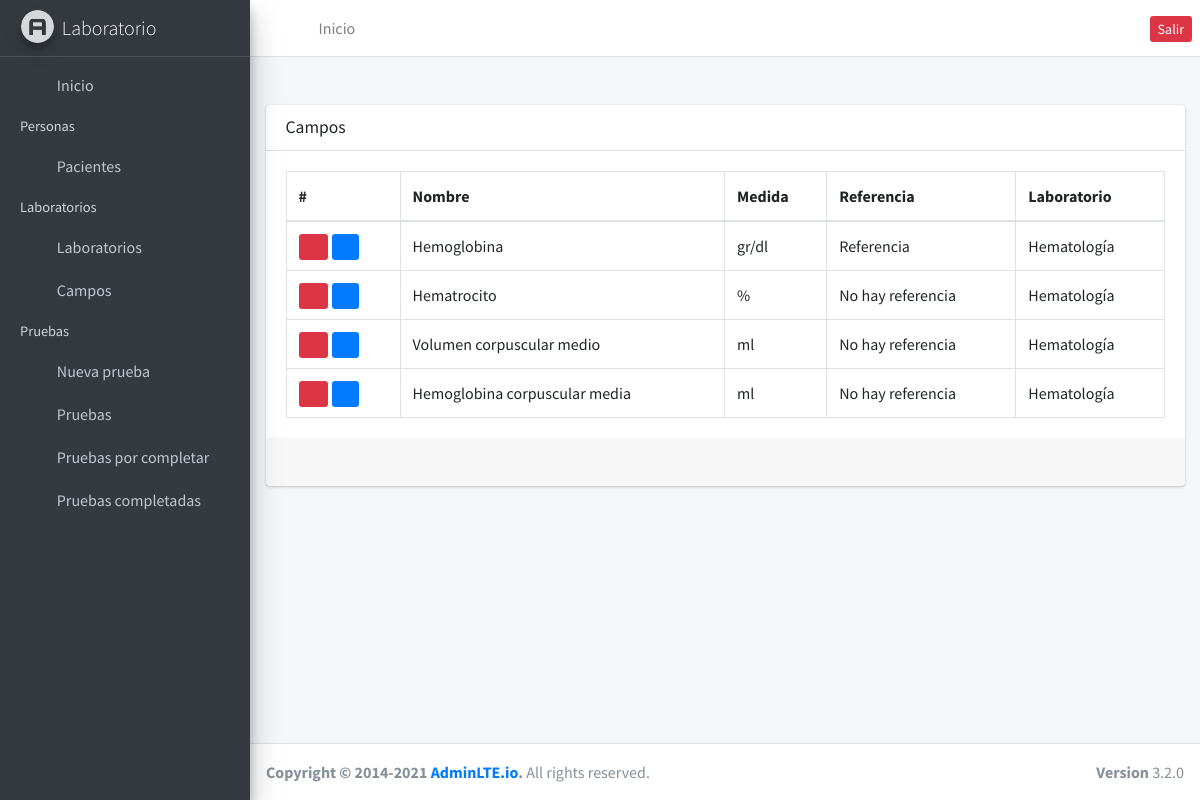
Page /fields/ (signed in) on the committed database.
### fields/models.py (models this page shows, shortened)
class Field(models.Model):
    name = models.CharField(max_length=255)
    measurment = models.CharField(max_length=255)
    reference = models.CharField(max_length=255, default="No hay referencia")
    laboratory = models.ForeignKey(Laboratory, on_delete=models.CASCADE)

### laboratories/models.py (models this page shows, shortened)
class Laboratory(models.Model):
    name = models.CharField(max_length=255, null=False)
    price = models.FloatField(default=0.00, null=False)

### fields/views.py (the view)
# urls.py: path('', index, name='fields'),
@login_required
def index(request):
    field = Field.objects.all().select_related('laboratory')
    page = request.GET.get('page', 1)
    try:
        paginator = Paginator(field, 10)
        field = paginator.page(page)
    except:
        return redirect('/fields')
    context = {'entity': field, 'paginator': paginator}
    return render(request, 'fields.html', context)

### fields/templates/fields.html
{% extends "base.html" %} {% block content %}
<div class="card mt-4">
  <div class="card-header">
    <h3 class="card-title">Campos</h3>
  </div>
  <div class="card-body">
    <table class="table table-bordered">
      <thead>
        <tr>
          <th>#</th>
          <th>Nombre</th>
          <th>Medida</th>
          <th>Referencia</th>
          <th>Laboratorio</th>
        </tr>
      </thead>
      <tbody>
        {% for field in entity %}
        <tr>
          <td>
            <a href="{% url 'remove_field' id=field.id %}" class="btn-sm btn-danger mr-1">
              <i class="fa fa-trash"></i>
            </a>
            <a href="{% url 'update_field' id=field.id %}" class="btn-sm btn-primary">
              <i class="fa fa-edit"></i>
            </a>
          </td>
          <td>{{ field.name }}</td>
          <td>{{ field.measurment }}</td>
          <td>{{ field.reference }}</td>
          <td>{{ field.laboratory.name }}</td>
        </tr>
        {% endfor %}
      </tbody>
    </table>
  </div>
  <div class="card-footer clearfix">{% include 'paginator.html' %}</div>
  <div class="card-footer clearfix"></div>
</div>
{% endblock %}

### rows in the picture
Field: name "Hemoglobina", measurment "gr/dl", reference "Referencia", laboratory.name "Hematología"
Field: name "Hematrocito", measurment "%", reference "No hay referencia", laboratory.name "Hematología"
Field: name "Volumen corpuscular medio", measurment "ml", reference "No hay referencia", laboratory.name "Hematología"
Field: name "Hemoglobina corpuscular media", measurment "ml", reference "No hay referencia", laboratory.name "Hematología"
